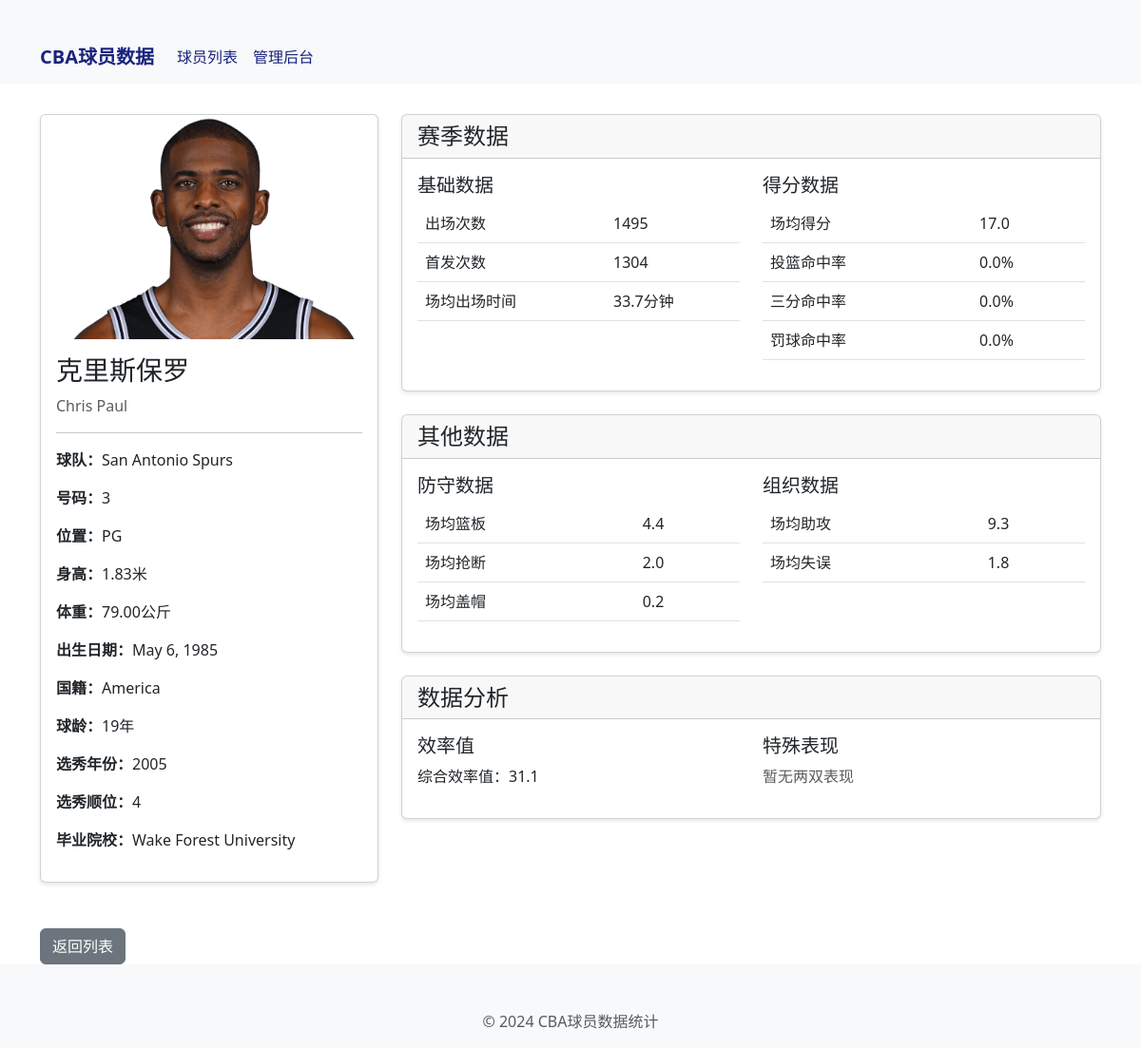
/players/3/, run on the app's committed database.
### players/models.py (models this page shows, shortened)
class Player(models.Model):
    name = models.CharField(max_length=100, verbose_name='姓名')
    english_name = models.CharField(max_length=100, blank=True, null=True, verbose_name='英文名')
    number = models.CharField(max_length=10, verbose_name='球衣号码')
    team = models.CharField(max_length=100, verbose_name='所属球队')
    position = models.CharField(max_length=20, verbose_name='位置')
    height = models.DecimalField(max_digits=4, decimal_places=2, verbose_name='身高(米)')
    weight = models.DecimalField(max_digits=5, decimal_places=2, verbose_name='体重(公斤)')
    birth_date = models.DateField(verbose_name='出生日期')
    nationality = models.CharField(max_length=50, verbose_name='国籍')
    experience = models.IntegerField(default=0, verbose_name='球龄')
    draft_year = models.IntegerField(null=True, blank=True, verbose_name='选秀年份')
    draft_position = models.CharField(max_length=10, null=True, blank=True, verbose_name='选秀顺位')
    college = models.CharField(max_length=100, null=True, blank=True, verbose_name='毕业院校')
    games_played = models.IntegerField(default=0, verbose_name='出场次数')
    games_started = models.IntegerField(default=0, verbose_name='首发次数')
    minutes_per_game = models.DecimalField(max_digits=4, decimal_places=1, default=0, verbose_name='场均出场时间')
    points_per_game = models.DecimalField(max_digits=4, decimal_places=1, default=0, verbose_name='场均得分')
    field_goal_percentage = models.DecimalField(max_digits=4, decimal_places=3, default=0, verbose_name='投篮命中率')
    three_point_percentage = models.DecimalField(max_digits=4, decimal_places=3, default=0, verbose_name='三分命中率')
    free_throw_percentage = models.DecimalField(max_digits=4, decimal_places=3, default=0, verbose_name='罚球命中率')
    rebounds_per_game = models.DecimalField(max_digits=4, decimal_places=1, default=0, verbose_name='场均篮板')
    assists_per_game = models.DecimalField(max_digits=4, decimal_places=1, default=0, verbose_name='场均助攻')
    steals_per_game = models.DecimalField(max_digits=4, decimal_places=1, default=0, verbose_name='场均抢断')
    blocks_per_game = models.DecimalField(max_digits=4, decimal_places=1, default=0, verbose_name='场均盖帽')
    turnovers_per_game = models.DecimalField(max_digits=4, decimal_places=1, default=0, verbose_name='场均失误')
    is_active = models.BooleanField(default=True, verbose_name='是否现役')
    image = models.ImageField(upload_to='player_images/', null=True, blank=True, verbose_name='球员照片')
    created_at = models.DateTimeField(auto_now_add=True, verbose_name='创建时间')
    updated_at = models.DateTimeField(auto_now=True, verbose_name='更新时间')
    class Meta:
        verbose_name = '球员'
        verbose_name_plural = '球员'

### players/views.py (the view)
# urls.py: path('<int:pk>/', views.PlayerDetailView.as_view(), name='player_detail'),
class PlayerDetailView(DetailView):
    model = Player
    template_name = 'players/player_detail.html'
    context_object_name = 'player'
    def get_context_data(self, **kwargs):
        context = super().get_context_data(**kwargs)
        player = self.get_object()
        context['stats'] = {
            'efficiency': (player.points_per_game + player.rebounds_per_game +
                         player.assists_per_game + player.steals_per_game +
                         player.blocks_per_game - player.turnovers_per_game),
            'double_double_potential': (player.points_per_game >= 10 and
                                      (player.rebounds_per_game >= 10 or
                                       player.assists_per_game >= 10))
        }
        return context

### players/templates/players/player_detail.html (shortened to what this page needs)
{% extends 'players/base.html' %}
{% block content %}
<div class="row">
  <div class="col-md-4">
    <div class="card mb-4">
      {% if player.image %}
      <img src="{{ player.image.url }}" class="card-img-top" alt="{{ player.name }}" style="max-height: 300px; object-fit: cover;">
      {% endif %}
      <div class="card-body">
        <h3 class="card-title">{{ player.name }}</h3>
        <p class="text-muted">{{ player.english_name }}</p>
        <hr>
        <p><strong>球队：</strong>{{ player.team }}</p>
        <p><strong>号码：</strong>{{ player.number }}</p>
        <p><strong>位置：</strong>{{ player.position }}</p>
        <p><strong>身高：</strong>{{ player.height }}米</p>
        <p><strong>体重：</strong>{{ player.weight }}公斤</p>
        <p><strong>出生日期：</strong>{{ player.birth_date }}</p>
        <p><strong>国籍：</strong>{{ player.nationality }}</p>
        <p><strong>球龄：</strong>{{ player.experience }}年</p>
        {% if player.draft_year %}
        <p><strong>选秀年份：</strong>{{ player.draft_year }}</p>
        <p><strong>选秀顺位：</strong>{{ player.draft_position }}</p>
        {% endif %}
        {% if player.college %}
        <p><strong>毕业院校：</strong>{{ player.college }}</p>
        {% endif %}
      </div>
    </div>
  </div>
  <div class="col-md-8">
    <div class="card mb-4">
      <div class="card-header">
        <h4 class="mb-0">赛季数据</h4>
      </div>
      <div class="card-body">
        <div class="row">
          <div class="col-md-6">
            <h5>基础数据</h5>
            <table class="table">
              <tr>
                <td>出场次数</td>
                <td>{{ player.games_played }}</td>
              </tr>
              <tr>
                <td>首发次数</td>
                <td>{{ player.games_started }}</td>
              </tr>
              <tr>
                <td>场均出场时间</td>
                <td>{{ player.minutes_per_game }}分钟</td>
              </tr>
            </table>
          </div>
          <div class="col-md-6">
            <h5>得分数据</h5>
            <table class="table">
              <tr>
                <td>场均得分</td>
                <td>{{ player.points_per_game }}</td>
              </tr>
              <tr>
                <td>投篮命中率</td>
                <td>{{ player.field_goal_percentage|floatformat:1 }}%</td>
              </tr>
              <tr>
                <td>三分命中率</td>
                <td>{{ player.three_point_percentage|floatformat:1 }}%</td>
              </tr>
              <tr>
                <td>罚球命中率</td>
                <td>{{ player.free_throw_percentage|floatformat:1 }}%</td>
              </tr>
            </table>
          </div>
        </div>
      </div>
    </div>
    <div class="card mb-4">
      <div class="card-header">
        <h4 class="mb-0">其他数据</h4>
      </div>
      <div class="card-body">
        <div class="row">
          <div class="col-md-6">
            <h5>防守数据</h5>
            <table class="table">
              <tr>
                <td>场均篮板</td>
                <td>{{ player.rebounds_per_game }}</td>
              </tr>
              <tr>
                <td>场均抢断</td>
                <td>{{ player.steals_per_game }}</td>
              </tr>
              <tr>
                <td>场均盖帽</td>
                <td>{{ player.blocks_per_game }}</td>
              </tr>
            </table>
          </div>
          <div class="col-md-6">
            <h5>组织数据</h5>
            <table class="table">
              <tr>
                <td>场均助攻</td>
                <td>{{ player.assists_per_game }}</td>
              </tr>
              <tr>
                <td>场均失误</td>
                <td>{{ player.turnovers_per_game }}</td>
              </tr>
            </table>
          </div>
        </div>
      </div>
    </div>
    <div class="card">
      <div class="card-header">
        <h4 class="mb-0">数据分析</h4>
      </div>
      <div class="card-body">
        <div class="row">
          <div class="col-md-6">
            <h5>效率值</h5>
            <p>综合效率值：{{ stats.efficiency|floatformat:1 }}</p>
          </div>
          <div class="col-md-6">
            <h5>特殊表现</h5>
            {% if stats.double_double_potential %}
            <p class="text-success">具备两双潜力</p>
            {% else %}
            <p class="text-muted">暂无两双表现</p>
            {% endif %}
          </div>
        </div>
      </div>
    </div>
  </div>
</div>
<div class="row mt-4">
  <div class="col">
    <a href="{% url 'players:player_list' %}" class="btn btn-secondary">返回列表</a>
  </div>
</div>
{% endblock %}

### players/templates/players/base.html (style rules this page uses)
.card { box-shadow: 0 2px 4px rgba(0, 0, 0, 0.1); transition: transform 0.2s; }

### data on the page
Player: image (picture), name "克里斯保罗", english_name "Chris Paul", team "San Antonio Spurs", number "3", position "PG", height "1.83", weight "79.00", birth_date "May 6, 1985", nationality "America", experience "19", draft_year "2005", draft_position "4", college "Wake Forest University", games_played "1495", games_started "1304", minutes_per_game "33.7", points_per_game "17.0", field_goal_percentage "0.0", three_point_percentage "0.0", free_throw_percentage "0.0", rebounds_per_game "4.4", steals_per_game "2.0", blocks_per_game "0.2", assists_per_game "9.3", turnovers_per_game "1.8"

### other printed values
{{ stats.efficiency|floatformat:1 }} "31.1"
